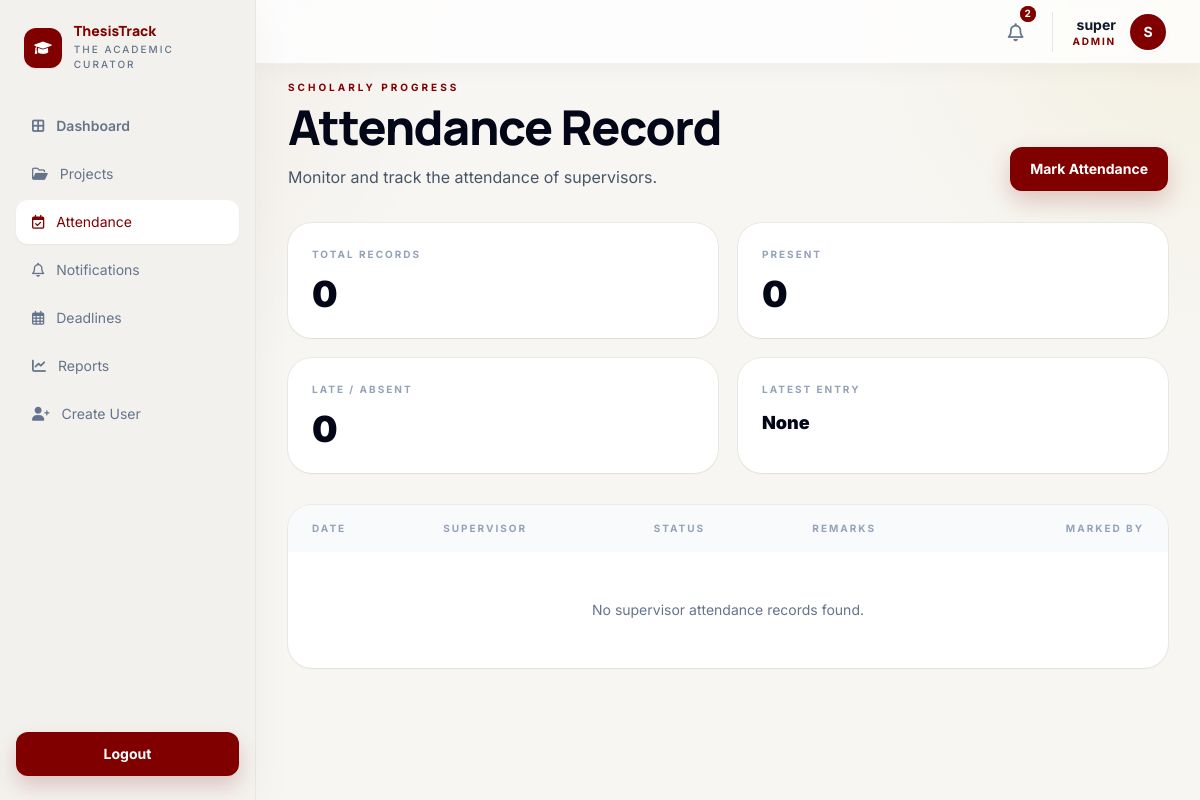
Before: /attendance/admin/dashboard/ (signed in) with the older database file.
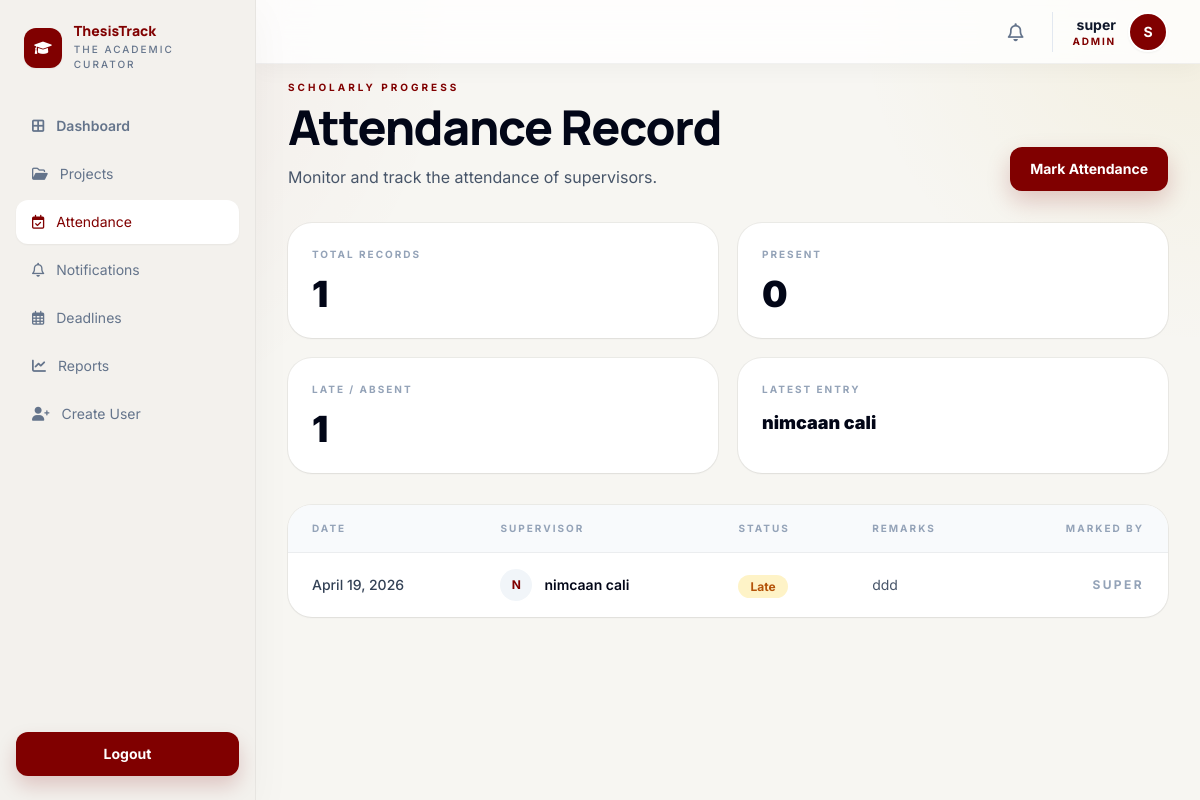
After: the same page with the newer database file.
### attendance/models.py (models this page shows, shortened)
class SupervisorAttendance(models.Model):
    STATUS_CHOICES = [
        ('PRESENT', 'Present'),
        ('ABSENT', 'Absent'),
        ('LATE', 'Late'),
        ('INACTIVE', 'Inactive'),
    ]
    supervisor = models.ForeignKey(settings.AUTH_USER_MODEL, on_delete=models.CASCADE, related_name='supervisor_attendance_records')
    admin = models.ForeignKey(settings.AUTH_USER_MODEL, on_delete=models.CASCADE, related_name='marked_supervisor_attendance')
    date = models.DateField()
    status = models.CharField(max_length=20, choices=STATUS_CHOICES, default='PRESENT')
    remarks = models.TextField(blank=True, null=True)
    created_at = models.DateTimeField(auto_now_add=True)
    updated_at = models.DateTimeField(auto_now=True)
    class Meta:
        unique_together = ('supervisor', 'date')
        ordering = ['-date', 'supervisor__username']

### accounts/models.py (models this page shows, shortened)
class User(AbstractUser):
	STUDENT = 'STUDENT'
	SUPERVISOR = 'SUPERVISOR'
	ADMIN = 'ADMIN'
	ROLE_CHOICES = [
		(STUDENT, 'Student'),
		(SUPERVISOR, 'Supervisor'),
		(ADMIN, 'Admin'),
	]
	role = models.CharField(max_length=20, choices=ROLE_CHOICES, default=STUDENT)

### attendance/views.py (the view)
# urls.py: path('admin/dashboard/', views.admin_attendance_dashboard, name='admin_attendance_dashboard'),
@login_required
def admin_attendance_dashboard(request):
    if request.user.role != 'ADMIN' and not request.user.is_superuser:
        raise PermissionDenied("Only admins can access this page.")
    attendance_records = SupervisorAttendance.objects.select_related('supervisor', 'admin').order_by('-date')
    record_total = attendance_records.count()
    attendance_breakdown = _attendance_status_breakdown(attendance_records)
    context = {
        'attendance_records': attendance_records,
        'attendance_total': record_total,
        'attendance_breakdown': attendance_breakdown,
        'recent_record': attendance_records.first(),
    }
    return render(request, 'attendance/admin_dashboard.html', context)

### attendance/views.py (called while the page is built)
def _attendance_status_breakdown(queryset, status_field='status'):
    status_counts = queryset.values(status_field).annotate(total=Count('id'))
    breakdown = {item[status_field]: item['total'] for item in status_counts}
    return {
        'present': breakdown.get('PRESENT', 0),
        'absent': breakdown.get('ABSENT', 0),
        'late': breakdown.get('LATE', 0),
        'excused': breakdown.get('EXCUSED', 0),
        'inactive': breakdown.get('INACTIVE', 0),
    }

### core/context_processors.py (called while the page is built)
def unread_notifications_count(request):
    if not request.user.is_authenticated:
        return {'unread_notifications_count': 0}
    count = Notification.objects.filter(user=request.user, is_read=False).count()
    return {'unread_notifications_count': count}

def recent_notifications(request):
    if not request.user.is_authenticated:
        return {'recent_notifications': []}
    notifications = Notification.objects.filter(user=request.user).order_by('-created_at')[:5]
    return {'recent_notifications': notifications}

### attendance/templates/attendance/admin_dashboard.html (shortened to what the changed rows need)
{% extends 'core/base.html' %}
{% block content %}
<div class="mx-auto max-w-7xl space-y-8">
    <section class="flex flex-col gap-5 lg:flex-row lg:items-end lg:justify-between">
        <div>
            <h1 class="text-5xl font-black tracking-tight text-slate-950">Attendance Record</h1>
        </div>
    </section>
    <section class="grid gap-5 md:grid-cols-2 xl:grid-cols-4">
        <div class="rounded-3xl bg-white p-6 shadow-sm ring-1 ring-black/5">
            <p class="text-[10px] font-bold uppercase tracking-[0.2em] text-slate-400">Total Records</p>
            <p class="mt-3 text-4xl font-black text-slate-950">{{ attendance_total }}</p>
        </div>
        <div class="rounded-3xl bg-white p-6 shadow-sm ring-1 ring-black/5">
            <p class="text-[10px] font-bold uppercase tracking-[0.2em] text-slate-400">Late / Absent</p>
            <p class="mt-3 text-4xl font-black text-slate-950">{{ attendance_breakdown.late|add:attendance_breakdown.absent }}</p>
        </div>
        <div class="rounded-3xl bg-white p-6 shadow-sm ring-1 ring-black/5">
            <p class="text-[10px] font-bold uppercase tracking-[0.2em] text-slate-400">Latest Entry</p>
            <p class="mt-3 text-lg font-black text-slate-950">{% if recent_record %}{{ recent_record.supervisor.get_full_name|default:recent_record.supervisor.username }}{% else %}None{% endif %}</p>
        </div>
    </section>
    <section class="overflow-hidden rounded-3xl bg-white shadow-sm ring-1 ring-black/5">
        <div class="overflow-x-auto">
            <table class="w-full text-left">
                <thead>
                    <tr class="bg-slate-50 text-[10px] font-black uppercase tracking-[0.2em] text-slate-400">
                        <th class="px-6 py-4">Date</th>
                        <th class="px-6 py-4">Supervisor</th>
                        <th class="px-6 py-4">Status</th>
                        <th class="px-6 py-4">Remarks</th>
                        <th class="px-6 py-4 text-right">Marked By</th>
                    </tr>
                </thead>
                <tbody>
                    {% for record in attendance_records %}
                        <tr class="border-t border-black/5 hover:bg-slate-50/70">
                            <td class="px-6 py-4 text-sm font-medium text-slate-700">{{ record.date }}</td>
                            <td class="px-6 py-4">
                                <div class="flex items-center gap-3">
                                    <div class="flex h-8 w-8 items-center justify-center rounded-full bg-slate-100 text-xs font-bold text-[#800000]">{{ record.supervisor.username|first|upper }}</div>
                                    <p class="text-sm font-semibold text-slate-950">{{ record.supervisor.get_full_name|default:record.supervisor.username }}</p>
                                </div>
                            </td>
                            <td class="px-6 py-4">
                                {% if record.status == 'PRESENT' %}
                                    <span class="rounded-full bg-emerald-100 px-3 py-1 text-xs font-bold text-emerald-700">Present</span>
                                {% elif record.status == 'ABSENT' %}
                                    <span class="rounded-full bg-rose-100 px-3 py-1 text-xs font-bold text-rose-700">Absent</span>
                                {% elif record.status == 'LATE' %}
                                    <span class="rounded-full bg-amber-100 px-3 py-1 text-xs font-bold text-amber-700">Late</span>
                                {% else %}
                                    <span class="rounded-full bg-slate-100 px-3 py-1 text-xs font-bold text-slate-600">Inactive</span>
                                {% endif %}
                            </td>
                            <td class="px-6 py-4 text-sm text-slate-600">{{ record.remarks|default:"—" }}</td>
                            <td class="px-6 py-4 text-right text-xs font-bold uppercase tracking-[0.2em] text-slate-400">{{ record.admin.username }}</td>
                        </tr>
                    {% empty %}
                        <tr>
                            <td colspan="5" class="px-6 py-12 text-center text-sm text-slate-500">No supervisor attendance records found.</td>
                        </tr>
                    {% endfor %}
                </tbody>
            </table>
        </div>
    </section>
</div>
{% endblock %}

### core/templates/core/base.html (shortened to what this page needs)
<!DOCTYPE html>
<html lang="en">
<head>
    <script src="https://cdn.tailwindcss.com?plugins=forms,container-queries"></script>
    <link rel="stylesheet" href="https://cdnjs.cloudflare.com/ajax/libs/font-awesome/6.0.0/css/all.min.css">
</head>
<body class="text-slate-900 antialiased">
    <div class="min-h-screen">
        {% if user.is_authenticated %}
            {% include 'core/_sidebar.html' %}
            <header class="fixed top-0 right-0 left-64 z-40 h-16 border-b border-black/5 bg-white/80 glass-nav shadow-[0_4px_24px_rgba(26,28,28,0.04)]">
                <div class="h-full px-8 flex items-center justify-between gap-6">
                    <div class="flex items-center gap-5">
                        <details class="relative group">
                            <summary class="relative flex cursor-pointer items-center justify-center rounded-full p-2 text-slate-500 transition-colors hover:bg-slate-100 hover:text-[#800000]">
                                <i class="fa-regular fa-bell text-lg"></i>
                                {% if unread_notifications_count > 0 %}
                                    <span class="absolute -top-1 -right-1 flex h-4 w-4">
                                        <span class="relative inline-flex h-4 w-4 items-center justify-center rounded-full bg-[#800000] text-[10px] font-bold text-white">
                                            {{ unread_notifications_count }}
                                        </span>
                                    </span>
                                {% endif %}
                            </summary>
                        </details>
                        <div class="flex items-center gap-3 border-l border-slate-200 pl-5">
                            <div class="text-right leading-tight">
                                <p class="text-sm font-bold text-slate-900">{{ user.get_full_name|default:user.username }}</p>
                                <p class="text-[10px] font-bold uppercase tracking-[0.18em] text-[#800000]">{{ user.role }}</p>
                            </div>
                            <div class="flex h-10 w-10 items-center justify-center rounded-full border-2 border-white bg-[#800000] text-sm font-bold text-white shadow-sm">
                                {{ user.username|first|upper }}
                            </div>
                        </div>
                    </div>
                </div>
            </header>
        {% endif %}
        <main class="{% if user.is_authenticated %}ml-64 min-h-screen pt-20 px-8 pb-8{% else %}min-h-screen{% endif %}">
            {% block content %}{% endblock %}
        </main>
    </div>
</body>
</html>

Changed rows visible on the page:
added SupervisorAttendance: supervisor.get_full_name "nimcaan cali", date "April 19, 2026", supervisor.username|first "N", status "Late", remarks "ddd", admin.username "SUPER"
Other visible differences:
{{ attendance_total }}: "0" → "1"
{{ attendance_breakdown.late|add:attendance_breakdown.absent }}: "0" → "1"
{{ unread_notifications_count }}: "2" → (not shown)
text no longer shown: "None No supervisor attendance records found."
